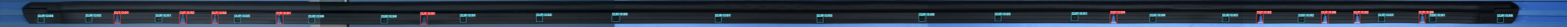
#> input picture aikensa/tools/img/prediction_visual.png, 15402 x 266 px (shown at 1/10 size); the run also reads 1 picture not shown here
$ jupyter execute --allow-errors check_sahi_inference.ipynb
#> lines starting #> are read from the running program, lines starting #| are printed output that depends on the picture
[cell 1]
import cv2
import os
from datetime import datetime
from networkx import jaccard_coefficient
import numpy as np
from sympy import fu
import yaml
import time
import logging

from sahi import AutoDetectionModel
from sahi.predict import get_prediction, get_sliced_prediction, predict
from ultralytics import YOLO

import matplotlib.pyplot as plt
from PIL import Image

[cell 2]
hoodFR_holeIdentification = None
hoodFR_clipDetectionModel = None
hoodFR_hanireDetectionModel = None

#Detection Model
path_hoodFR_holeIdentification = "./../models/classify_holes_or_not.pt"
#Classification Model
path_hoodFR_clipDetectionModel = "./../models/detect_clip_and_holes.pt"
path_hoodFR_hanireDetectionModel = "./../models/classify_hanire.pt"

if os.path.exists(path_hoodFR_holeIdentification):
    hoodFR_holeIdentification = YOLO(path_hoodFR_holeIdentification)

if os.path.exists(path_hoodFR_clipDetectionModel):
    hoodFR_clipDetectionModel = AutoDetectionModel.from_pretrained(model_type="yolov8",
                                                                    model_path=path_hoodFR_clipDetectionModel,
                                                                    confidence_threshold=0.5,
                                                                    device="cuda:0")
if os.path.exists(path_hoodFR_hanireDetectionModel):
    hoodFR_hanireDetectionModel = AutoDetectionModel.from_pretrained(model_type="yolov8",
                                                                    model_path=path_hoodFR_hanireDetectionModel,
                                                                    confidence_threshold=0.6,
                                                                    device="cuda:0")

if hoodFR_holeIdentification is not None:
    print("HoodFR Hole Identification Model Initialized")
if hoodFR_clipDetectionModel is not None:
    print("HoodFR Clip Detection Model Initialized")
if hoodFR_hanireDetectionModel is not None:
    print("HoodFR Hanire Detection Model Initialized")

[cell 3]
cropImage1 = cv2.imread("./img/part2Crop.png")
plt.imshow(cropImage1)
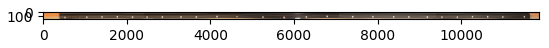
#> figure drawn by matplotlib, 1 panel; B, G, R data is drawn as R, G, B

[cell 4]
cropImage1 = cv2.cvtColor(cropImage1, cv2.COLOR_BGR2RGB)
plt.imshow(cropImage1)
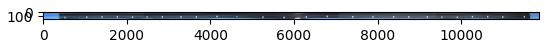
#> figure drawn by matplotlib, 1 panel

#> (a cell that did not finish here is left out)

#> (a cell that did not finish here is left out)

#> (a cell that did not finish here is left out)

[cell 8]
Image.open("./img/prediction_visual.png")

[cell 9]
#Check the canny for the image
cropImage1_grey = cv2.cvtColor(cropImage1, cv2.COLOR_BGR2GRAY)

[cell 10]
# Parameters
blur = 13
lower_canny = 10
upper_canny = 150
contrast = 2.0  # Set this closer to 1.0 to avoid extreme contrast

# Crop the most left image to see it easily
cropImage1_grey_cropped = cropImage1_grey[0:200, 0:500]
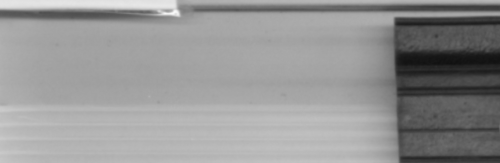
#> cropImage1_grey_cropped: shape (163, 500); min 17, max 248, mean 148.3
cropImage2_grey_cropped = cropImage1_grey[0:200, 11200:11700]
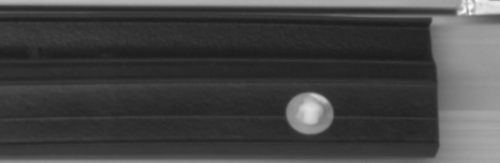
#> cropImage2_grey_cropped: shape (163, 500); min 28, max 253, mean 68.3

# Apply Gaussian blur
cropImage1_grey_cropped = cv2.GaussianBlur(cropImage1_grey_cropped, (blur, blur), 0)
cropImage2_grey_cropped = cv2.GaussianBlur(cropImage2_grey_cropped, (blur, blur), 0)

# Adjust contrast (use a more reasonable contrast value)
cropImage1_grey_cropped = cv2.addWeighted(cropImage1_grey_cropped, contrast, np.zeros(cropImage1_grey_cropped.shape, cropImage1_grey_cropped.dtype), 0, 0)
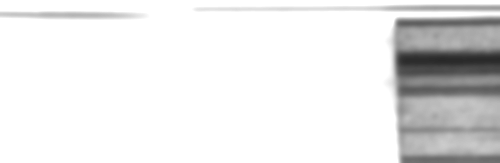
#> cropImage1_grey_cropped: shape (163, 500); min 40, max 255, mean 232.2
cropImage2_grey_cropped = cv2.addWeighted(cropImage2_grey_cropped, contrast, np.zeros(cropImage2_grey_cropped.shape, cropImage2_grey_cropped.dtype), 0, 0)
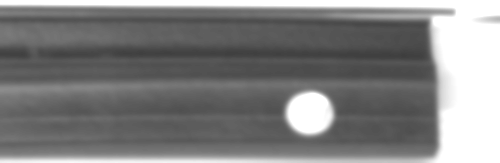
#> cropImage2_grey_cropped: shape (163, 500); min 62, max 255, mean 128.6

# Perform Canny edge detection
edges1 = cv2.Canny(cropImage1_grey_cropped, lower_canny, upper_canny)
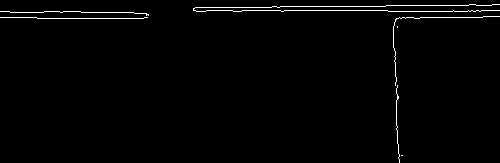
#> edges1: shape (163, 500); 1.4% white in thin lines or dots
edges2 = cv2.Canny(cropImage2_grey_cropped, lower_canny, upper_canny)
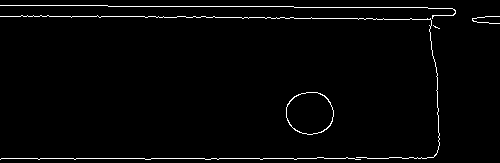
#> edges2: shape (163, 500); 2.1% white in thin lines or dots

# Display the results
plt.figure(figsize=(10, 5))

plt.subplot(2, 2, 1)
plt.title('Cropped Image 1')
plt.imshow(cropImage1_grey_cropped, cmap='gray')

plt.subplot(2, 2, 2)
plt.title('Canny Edges 1')
plt.imshow(edges1, cmap='gray')

plt.subplot(2, 2, 3)
plt.title('Cropped Image 2')
plt.imshow(cropImage2_grey_cropped, cmap='gray')

plt.subplot(2, 2, 4)
plt.title('Canny Edges 2')
plt.imshow(edges2, cmap='gray')

plt.show()
